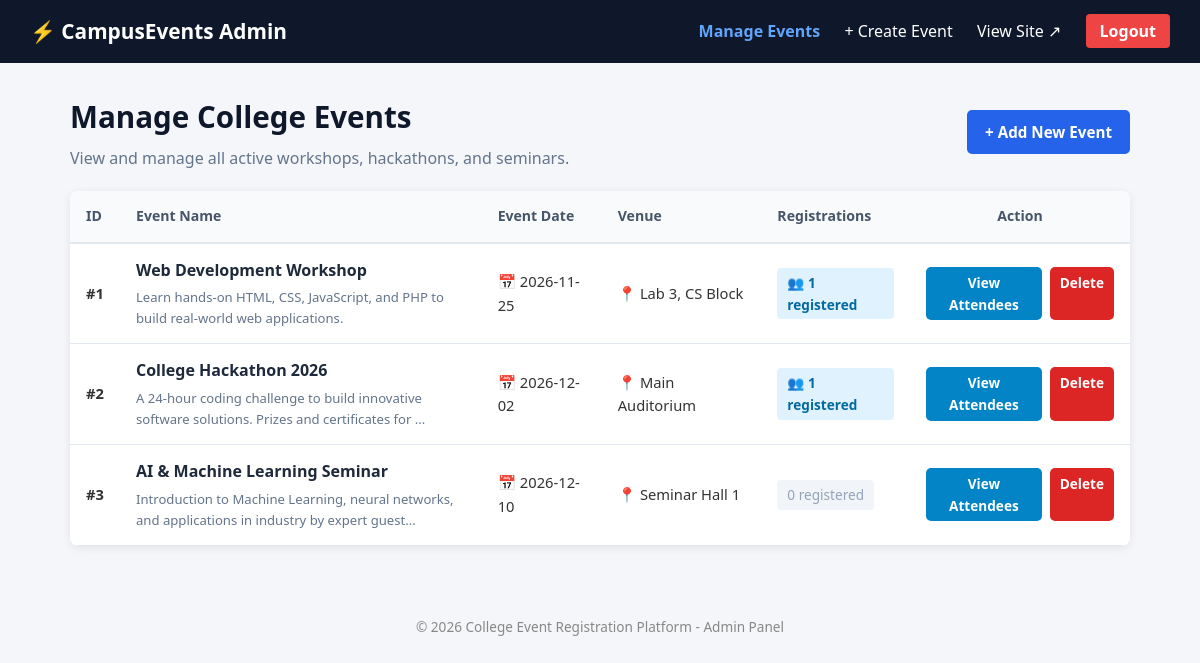
The app's page /admin_events.php (signed in) with its own data.
### tables this page shows
CREATE TABLE IF NOT EXISTS events (
    id INT AUTO_INCREMENT PRIMARY KEY,
    name VARCHAR(255) NOT NULL,
    event_date DATE NOT NULL,
    description TEXT NOT NULL,
    venue VARCHAR(255) NOT NULL
);

### admin_events.php (the view, shortened to what this page needs)
<?php
require_once 'db.php';
$query = "SELECT e.*,
          (SELECT COUNT(*) FROM registrations r WHERE r.event_name = e.name) AS reg_count
          FROM events e
          ORDER BY e.event_date ASC";
$result = $conn->query($query);
?>
<!DOCTYPE html>
<html lang="en">
<head>
    <link rel="stylesheet" href="style.css">
</head>
<body>
<nav class="navbar" style="background-color: #0f172a;">
    <a href="admin_events.php" class="logo">⚡ CampusEvents Admin</a>
    <div class="nav-links">
        <a href="admin_events.php" style="color: #60a5fa; font-weight: 600;">Manage Events</a>
        <a href="admin_create_event.php">+ Create Event</a>
        <a href="index.php" target="_blank">View Site ↗</a>
        <a href="admin_logout.php" class="btn-admin" style="background:#ef4444; color:white !important;">Logout</a>
    </div>
</nav>
<div class="container" style="max-width: 1100px;">
    <div style="display: flex; justify-content: space-between; align-items: center; margin-bottom: 20px;">
        <div>
            <h1 style="color: #0f172a; font-size: 1.85rem; margin-bottom: 5px;">Manage College Events</h1>
            <p style="color: #64748b;">View and manage all active workshops, hackathons, and seminars.</p>
        </div>
        <a href="admin_create_event.php" class="btn">+ Add New Event</a>
    </div>
    <div class="table-responsive">
        <table class="admin-table">
            <thead>
                <tr>
                    <th style="width: 50px;">ID</th>
                    <th>Event Name</th>
                    <th>Event Date</th>
                    <th>Venue</th>
                    <th>Registrations</th>
                    <th style="text-align: center; width: 220px;">Action</th>
                </tr>
            </thead>
            <tbody>
                <?php if ($result && $result->num_rows > 0): ?>
                    <?php while ($row = $result->fetch_assoc()): ?>
                        <tr>
                            <td><strong>#<?php echo htmlspecialchars($row['id']); ?></strong></td>
                            <td>
                                <strong style="color: #1e293b; font-size: 1rem;">
                                    <?php echo htmlspecialchars($row['name']); ?>
                                </strong>
                                <p style="font-size: 0.82rem; color: #64748b; margin-top: 4px; max-width: 380px;">
                                    <?php echo htmlspecialchars(substr($row['description'], 0, 95)) . (strlen($row['description']) > 95 ? '...' : ''); ?>
                                </p>
                            </td>
                            <td>📅 <?php echo htmlspecialchars($row['event_date']); ?></td>
                            <td>📍 <?php echo htmlspecialchars($row['venue']); ?></td>
                            <td>
                                <?php if ($row['reg_count'] > 0): ?>
                                    <span style="background: #e0f2fe; color: #0369a1; padding: 4px 10px; border-radius: 4px; font-weight: bold; font-size: 0.85rem; display: inline-block;">
                                        👥 <?php echo $row['reg_count']; ?> registered
                                    </span>
                                <?php else: ?>
                                    <span style="background: #f1f5f9; color: #94a3b8; padding: 4px 10px; border-radius: 4px; font-size: 0.85rem; display: inline-block;">
                                        0 registered
                                    </span>
                                <?php endif; ?>
                            </td>
                            <td style="text-align: center;">
                                <div class="actions" style="justify-content: center;">
                                    <a href="admin_event_attendees.php?id=<?php echo $row['id']; ?>"
                                       target="_blank"
                                       class="btn btn-info btn-sm"
                                       title="Open attendee details in a new tab">
                                        View Attendees
                                    </a>
                                    <a href="admin_delete_event.php?id=<?php echo $row['id']; ?>"
                                       class="btn btn-danger btn-sm"
                                       onclick="return confirmDelete('event and all its registrations');"
                                       title="Delete this event">
                                        Delete
                                    </a>
                                </div>
                            </td>
                        </tr>
                    <?php endwhile; ?>
                <?php endif; ?>
            </tbody>
        </table>
    </div>
</div>
<footer>
    &copy; <?php echo date('Y'); ?> College Event Registration Platform - Admin Panel
</footer>
</body>
</html>

### style.css (style rules this page uses)
* { box-sizing: border-box; margin: 0; padding: 0; font-family: 'Segoe UI', Tahoma, Geneva, Verdana, sans-serif; }
body { background-color: #f4f6f9; color: #333; line-height: 1.6; }
.navbar { background-color: #1e3a8a; color: white; padding: 15px 30px; display: flex; justify-content: space-between; align-items: center; }
.navbar .logo { font-size: 1.3rem; font-weight: bold; color: white; text-decoration: none; }
.navbar .nav-links a { color: white; text-decoration: none; margin-left: 20px; font-weight: 500; }
.btn-admin { background-color: #f59e0b; padding: 6px 14px; border-radius: 4px; color: #1e3a8a !important; font-weight: bold !important; }
.container { max-width: 1000px; margin: 30px auto; padding: 0 20px; }
.btn { display: inline-block; padding: 10px 18px; background-color: #2563eb; color: white; text-decoration: none; border: none; border-radius: 5px; font-size: 0.95rem; cursor: pointer; font-weight: 600; text-align: center; }
.btn-danger { background-color: #dc2626; }
.btn-info { background-color: #0284c7; }
.btn-sm { padding: 5px 10px; font-size: 0.85rem; }
.table-responsive { background: white; border-radius: 8px; box-shadow: 0 2px 8px rgba(0,0,0,0.08); overflow-x: auto; margin-top: 20px; }
table.admin-table { width: 100%; border-collapse: collapse; text-align: left; }
table.admin-table th { background-color: #f8fafc; padding: 14px 16px; border-bottom: 2px solid #e2e8f0; color: #475569; font-size: 0.88rem; }
table.admin-table td { padding: 14px 16px; border-bottom: 1px solid #e2e8f0; font-size: 0.92rem; }
.actions { display: flex; gap: 8px; }
footer { text-align: center; margin-top: 50px; padding: 20px; color: #888; font-size: 0.85rem; }

### records on screen
events: id "1", name "Web Development Workshop", description "Learn hands-on HTML, CSS, JavaScript, and PHP to build real-world web applications.", event_date "2026-11-25", venue "Lab 3, CS Block", reg_count "1"
events: id "2", name "College Hackathon 2026", description "A 24-hour coding challenge to build innovative software solutions. Prizes and certificates for", event_date "2026-12-02", venue "Main Auditorium", reg_count "1"
events: id "3", name "AI & Machine Learning Seminar", description "Introduction to Machine Learning, neural networks, and applications in industry by expert guest", event_date "2026-12-10", venue "Seminar Hall 1", shows "0 registered"
